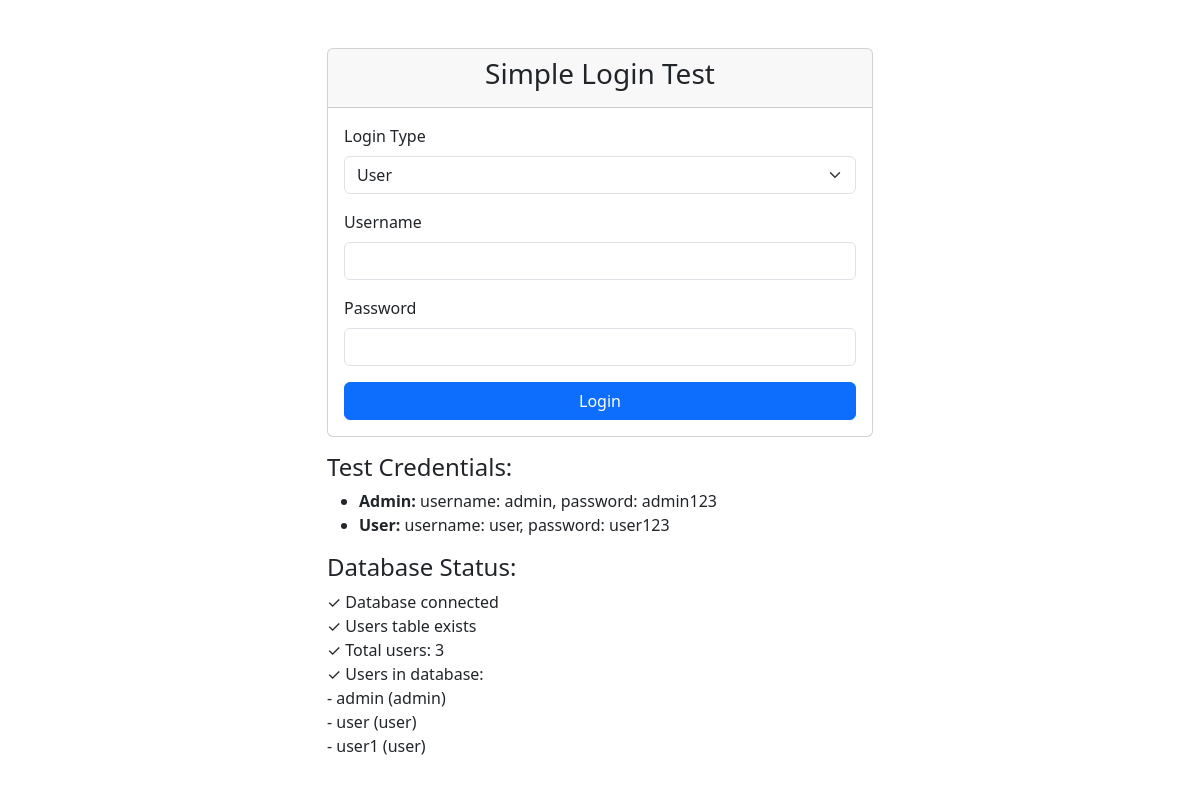
Page /simple_login.php on the committed database.
### tables this page shows
CREATE TABLE `users` (
  `id` int(11) NOT NULL,
  `username` varchar(50) NOT NULL,
  `first_name` varchar(50) NOT NULL,
  `last_name` varchar(50) NOT NULL,
  `password` varchar(255) NOT NULL,
  `role` enum('admin','user') DEFAULT 'user',
  `created_at` timestamp NOT NULL DEFAULT current_timestamp(),
  `updated_at` timestamp NOT NULL DEFAULT current_timestamp() ON UPDATE current_timestamp(),
  `vehicle_number` varchar(50) DEFAULT NULL,
  `vehicle_type` varchar(20) DEFAULT NULL
);

### simple_login.php (the view, shortened to what this page needs)
<?php
require_once 'db_connection.php';
?>
<!DOCTYPE html>
<html lang="en">
<head>
    <link href="https://cdn.jsdelivr.net/npm/bootstrap@5.3.0/dist/css/bootstrap.min.css" rel="stylesheet">
</head>
<body>
    <div class="container mt-5">
        <div class="row justify-content-center">
            <div class="col-md-6">
                <div class="card">
                    <div class="card-header">
                        <h3 class="text-center">Simple Login Test</h3>
                    </div>
                    <div class="card-body">
                        <form method="POST">
                            <div class="mb-3">
                                <label for="user_type" class="form-label">Login Type</label>
                                <select name="user_type" id="user_type" class="form-select" required>
                                    <option value="user">User</option>
                                </select>
                            </div>
                            <div class="mb-3">
                                <label for="username" class="form-label">Username</label>
                                <input type="text" name="username" id="username" class="form-control" required>
                            </div>
                            <div class="mb-3">
                                <label for="password" class="form-label">Password</label>
                                <input type="password" name="password" id="password" class="form-control" required>
                            </div>
                            <button type="submit" class="btn btn-primary w-100">Login</button>
                        </form>
                    </div>
                </div>
                <div class="mt-3">
                    <h4>Test Credentials:</h4>
                    <ul>
                        <li><strong>Admin:</strong> username: admin, password: admin123</li>
                        <li><strong>User:</strong> username: user, password: user123</li>
                    </ul>
                </div>
                <div class="mt-3">
                    <h4>Database Status:</h4>
                    <?php
                    if ($conn) {
                        echo "✓ Database connected<br>";
                        $result = $conn->query("SHOW TABLES LIKE 'users'");
                        if ($result && $result->num_rows > 0) {
                            echo "✓ Users table exists<br>";
                            $result = $conn->query("SELECT COUNT(*) as count FROM users");
                            if ($result) {
                                $row = $result->fetch_assoc();
                                echo "✓ Total users: " . $row['count'] . "<br>";
                                $result = $conn->query("SELECT username, role FROM users");
                                if ($result) {
                                    echo "✓ Users in database:<br>";
                                    while ($row = $result->fetch_assoc()) {
                                        echo "- " . $row['username'] . " (" . $row['role'] . ")<br>";
                                    }
                                }
                            }
                        } else {
                            echo "✗ Users table does not exist<br>";
                        }
                    } else {
                        echo "✗ Database connection failed<br>";
                    }
                    ?>
                </div>
            </div>
        </div>
    </div>
</body>
</html>

### rows in the picture
users: username "admin", role "admin"
users: username "user", role "user"
users: username "user1", role "user"

### other values in the picture
$row['count'] "3"
